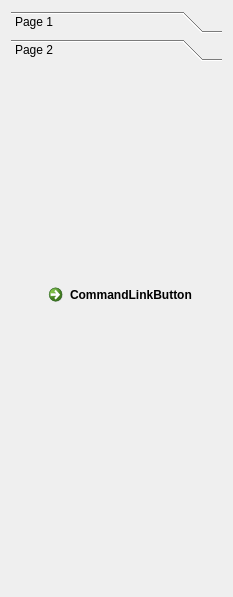
<?xml version="1.0" encoding="UTF-8"?>
<ui version="4.0">
 <class>Form</class>
 <widget class="QWidget" name="Form">
  <property name="geometry">
   <rect>
    <x>0</x>
    <y>0</y>
    <width>233</width>
    <height>597</height>
   </rect>
  </property>
  <property name="sizePolicy">
   <sizepolicy hsizetype="Minimum" vsizetype="Minimum">
    <horstretch>0</horstretch>
    <verstretch>0</verstretch>
   </sizepolicy>
  </property>
  <property name="maximumSize">
   <size>
    <width>16777215</width>
    <height>1000</height>
   </size>
  </property>
  <property name="windowTitle">
   <string>Form</string>
  </property>
  <property name="autoFillBackground">
   <bool>false</bool>
  </property>
  <layout class="QVBoxLayout" name="verticalLayout_10">
   <property name="sizeConstraint">
    <enum>QLayout::SetDefaultConstraint</enum>
   </property>
   <item>
    <layout class="QVBoxLayout" name="verticalLayout">
     <item>
      <widget class="QToolBox" name="toolBox">
       <property name="currentIndex">
        <number>1</number>
       </property>
       <widget class="QWidget" name="page">
        <property name="geometry">
         <rect>
          <x>0</x>
          <y>0</y>
          <width>213</width>
          <height>521</height>
         </rect>
        </property>
        <attribute name="label">
         <string>Page 1</string>
        </attribute>
        <widget class="QPushButton" name="pushButton">
         <property name="geometry">
          <rect>
           <x>60</x>
           <y>110</y>
           <width>80</width>
           <height>22</height>
          </rect>
         </property>
         <property name="text">
          <string>PushButton</string>
         </property>
        </widget>
        <widget class="QToolButton" name="toolButton">
         <property name="geometry">
          <rect>
           <x>80</x>
           <y>210</y>
           <width>24</width>
           <height>21</height>
          </rect>
         </property>
         <property name="text">
          <string>...</string>
         </property>
        </widget>
       </widget>
       <widget class="QWidget" name="page_2">
        <property name="geometry">
         <rect>
          <x>0</x>
          <y>0</y>
          <width>213</width>
          <height>521</height>
         </rect>
        </property>
        <attribute name="label">
         <string>Page 2</string>
        </attribute>
        <widget class="QCommandLinkButton" name="commandLinkButton">
         <property name="geometry">
          <rect>
           <x>30</x>
           <y>210</y>
           <width>168</width>
           <height>41</height>
          </rect>
         </property>
         <property name="text">
          <string>CommandLinkButton</string>
         </property>
        </widget>
       </widget>
      </widget>
     </item>
    </layout>
   </item>
  </layout>
 </widget>
 <resources/>
 <connections/>
</ui>
